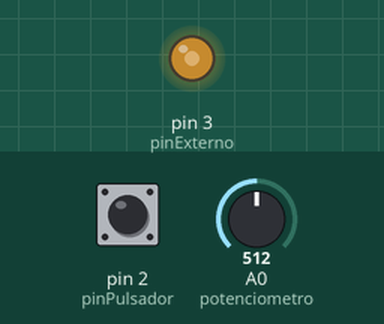
The sketch below on a simulated Arduino Uno, built with avr-gcc and run on an emulated ATmega328P. Parts: output pins drawn as LEDs (lit = HIGH). The inputs (shaded band) are chosen by the test bench; at power-on: pin 2 (pinPulsador) HIGH, A0 (potenciometro) = 512. What the sketch prints to the serial monitor is not drawn.

Above: at 0.1 s.
Timing chart, 0 to 1.6 s (numbered marks = the images above):
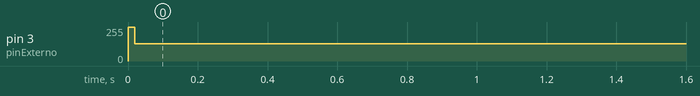

Measured:
- by itself, pin 3 (pinExterno): 0/255 → 128/255 at 0.00 s

The sketch:

7_puls_led_ext_potenciometro.ino
```cpp
//PULSADOR + LED INTERNO + POTENCIOMETRO
#define DEBUG 1
#define VERBOSE 1

int pinExterno = 3;
int pinPulsador = 2;
int estado = LOW;
int brillo;
int potenciometro = 0;

void setup() {
  Serial.begin(9600); //9600 bits por segundos en la comunicacion
  pinMode(pinPulsador, INPUT);
  pinMode(pinExterno, OUTPUT);
}

void loop() {
  while(digitalRead(pinPulsador) == LOW){//Espero a que se encienda

  }
  estado = digitalRead(pinExterno);
  Serial.println("ESTADO:");
  Serial.println(estado);

  Serial.println("SE MODIFICA EL ESTADO:");
  digitalWrite(pinExterno, !estado);

  Serial.println("POTENCIOMETRO:");
  Serial.println(analogRead(potenciometro));

  brillo = analogRead(potenciometro)/4;
  Serial.println("SE ASIGNARA BRILLO:");
  Serial.println(brillo);
  analogWrite(pinExterno, brillo);

  while(digitalRead(pinPulsador) == HIGH){//Antirebote

  }
}
```
